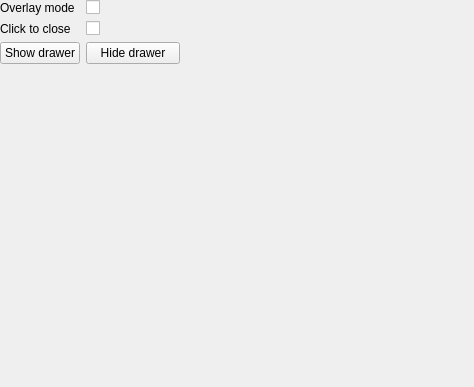
<?xml version="1.0" encoding="UTF-8"?>
<ui version="4.0">
    <class>DrawerSettingsForm</class>
    <widget class="QWidget" name="DrawerSettingsForm">
        <property name="geometry">
            <rect>
                <x>0</x>
                <y>0</y>
                <width>474</width>
                <height>387</height>
            </rect>
        </property>
        <property name="windowTitle">
            <string>Form</string>
        </property>
        <widget class="QWidget" name="formLayoutWidget">
            <property name="geometry">
                <rect>
                    <x>0</x>
                    <y>0</y>
                    <width>180</width>
                    <height>94</height>
                </rect>
            </property>
            <layout class="QFormLayout" name="formLayout">
                <item row="0" column="0">
                    <widget class="QLabel" name="overlayModeLabel">
                        <property name="text">
                            <string>Overlay mode</string>
                        </property>
                    </widget>
                </item>
                <item row="0" column="1">
                    <widget class="QCheckBox" name="overlayModeCheckBox"/>
                </item>
                <item row="1" column="0">
                    <widget class="QLabel" name="clickToCloseLabel">
                        <property name="text">
                            <string>Click to close</string>
                        </property>
                    </widget>
                </item>
                <item row="1" column="1">
                    <widget class="QCheckBox" name="clickToCloseCheckBox"/>
                </item>
                <item row="2" column="0">
                    <widget class="QPushButton" name="showDrawerButton">
                        <property name="text">
                            <string>Show drawer</string>
                        </property>
                    </widget>
                </item>
                <item row="2" column="1">
                    <widget class="QPushButton" name="hideDrawerButton">
                        <property name="text">
                            <string>Hide drawer</string>
                        </property>
                    </widget>
                </item>
            </layout>
        </widget>
    </widget>
    <resources/>
    <connections/>
</ui>
